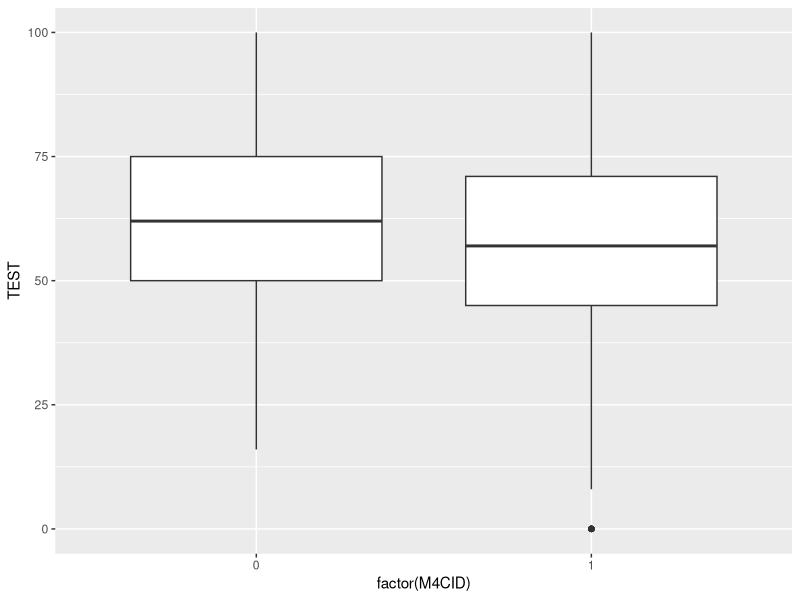
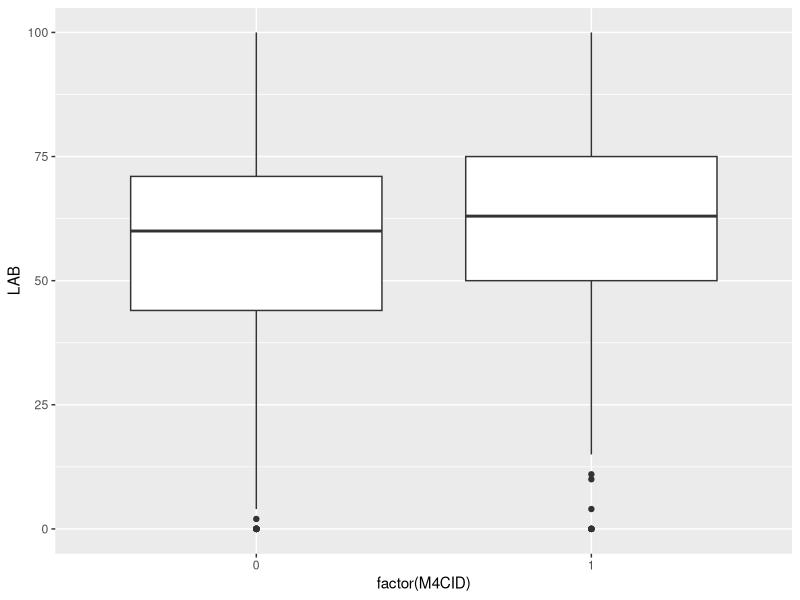
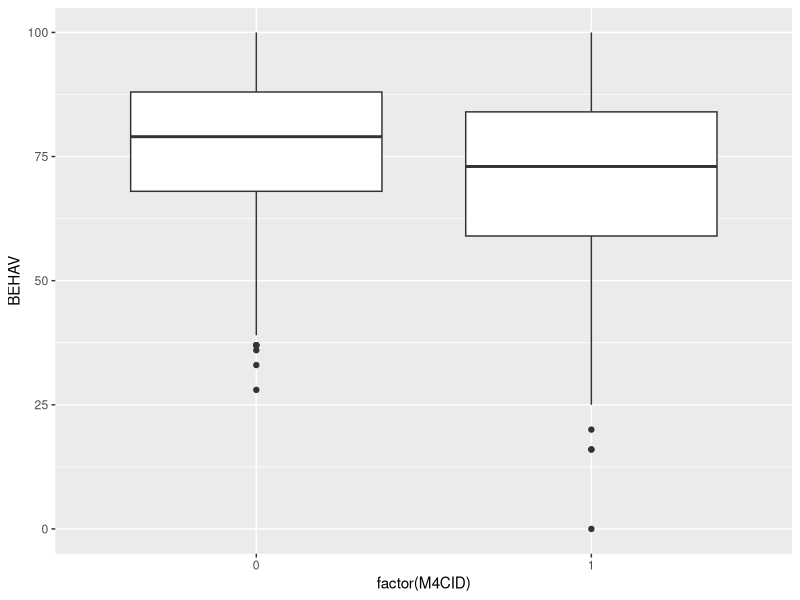
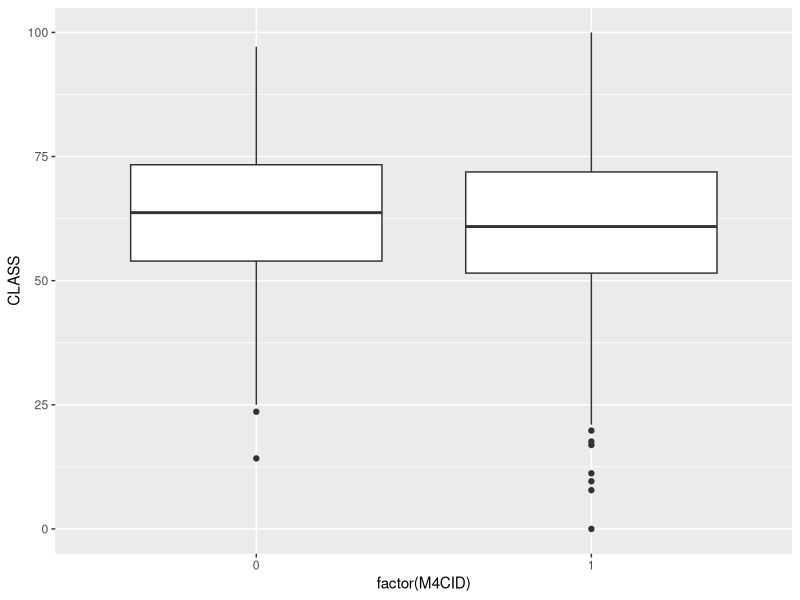
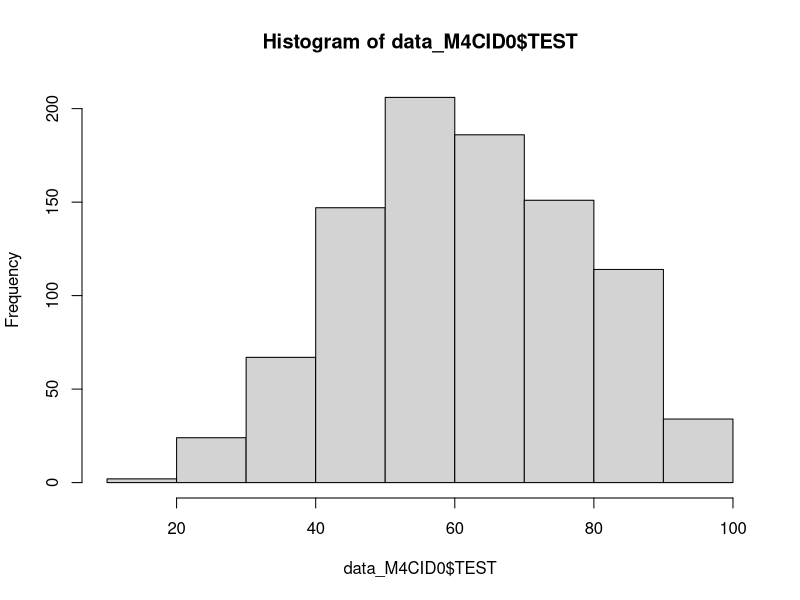
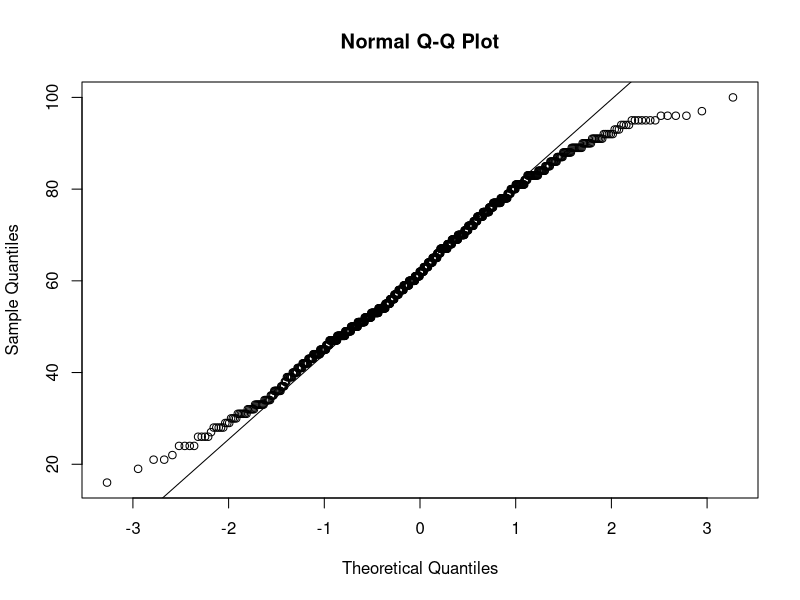
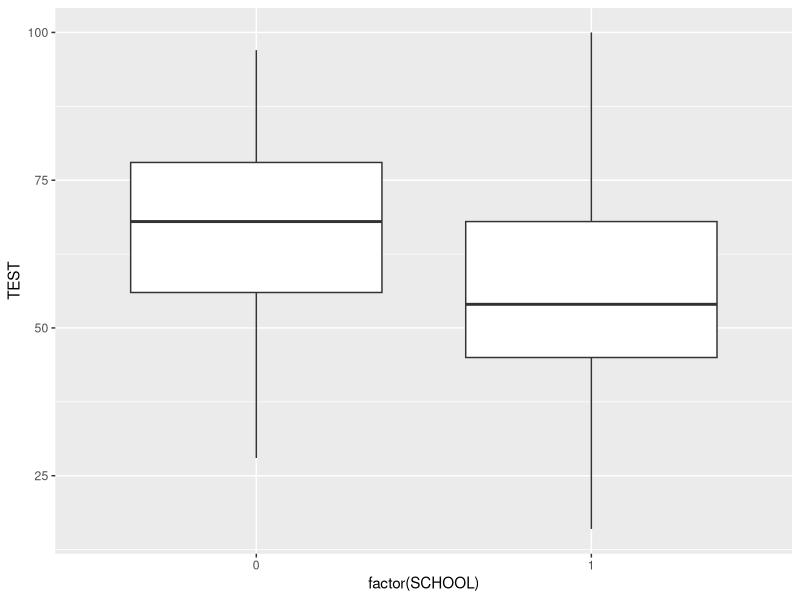
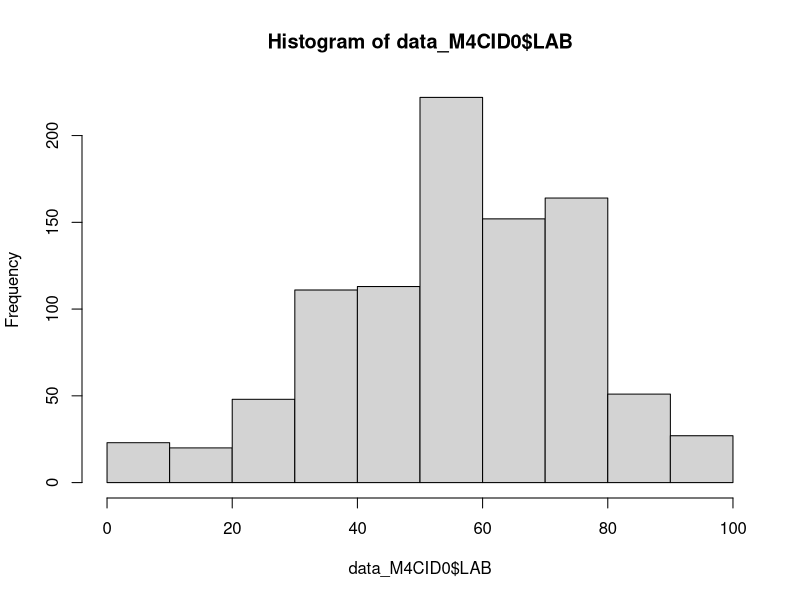

R code for these plots, in order: (Note: this script raises an error after producing the figures.)
#INDEX
# RESULTS - 729
  ## Global Inference - 732
  ## Differences between junior school 0 and 1, without 4CID - 838
  ## school effect - 929
  ## School 1, global sample (include junior high for school 1) - 1023
  ## Computed sample junior with and without 4C/ID, between school 0 and school 1 (with 4C/ID) - 1097
  ## Inference for computed samples
      ### junior differences with and without 4C/ID, between school 0 and school 1 (only with 4C/ID) - 1177
      ### global sample differences with and without 4CID - 1274
  ## Inference junior and junior high, school 1 - 1367
  ## Junior sample for school 1 only - 1492
  ## Inference SCHOOL 1, Grade 7  - 1612
  ## Inference SCHOOL 1, Grade 8 - 1730
  ## Inference SCHOOL 1, Grade 9 -1847
  ## RANK - 1982
  ## GENDER - 2358
# REGRESSION ANALYSIS - 2546
# Regression discontinuity design (RDD) - 2668
# SUMMARY results and observations/notes - 2458
# REFERENCES - 2854

# libraries 
library(dplyr) #work with data frames
#library(tidyverse) #include dplyr
library(ggplot2) # graphs
library(gridExtra) #arrange graphs in rows

# data upload
#Use this step before any of the analysis bellow
#perhaps you need to set your set working directory: setwd: setwd("/Users/novo/Desktop/Doutoramento/GoingInductive")
setwd("/Users/novo/Desktop/Doutoramento/GoingInductivePaper/GoingInductive/DATA")
data<-read.csv("./DATA_4CID_2023.csv") #the date 2023 on this csv file means that the data is used for 2023 paper going indcutive
data<-data %>% mutate(CLASS=0.5*TEST+0.3*LAB+0.2*BEHAV)
colnames(data) <- c("ID","DATE" ,"SCHOOL" ,"GENDER" ,"TEST" ,"LAB" ,"BEHAV" ,"GRADE" ,"M4CID","CLASS")
head(data)
# sample differences between school 0 and school 1
summary(data)

# RESULTS
#Inference (and independency analysis)
#Inference treatment and control group for all sample, no matter which school, 
#for each data variables: TEST, LAB and BEHAV
head(data)
summary(data)

data_M4CID0<-filter(data,M4CID =="0") %>% select(ID, DATE, SCHOOL, GENDER, TEST,LAB, BEHAV, GRADE, CLASS, M4CID)
data_M4CID1<-filter(data,M4CID =="1") %>% select(ID, DATE, SCHOOL, GENDER, TEST,LAB, BEHAV, GRADE, CLASS, M4CID)
length(data_M4CID0$ID)#828
length(data_M4CID1$ID)#586
# Along the way, sample independency will be tested and non normality will be considered

#TEST
## Independency
sample1<-data.frame(sample(data_M4CID0$TEST,500))
sample2<-data.frame(sample(data_M4CID1$TEST,500))
#Kendall correlation test needs same sample length
cor.test(sample1$sample.data_M4CID0.TEST..500.,sample2$sample.data_M4CID1.TEST..500.,method = "kendall")
# Kendall's rank correlation tau
# data:  sample1$sample.data_M4CID0.TEST..500. and sample2$sample.data_M4CID1.TEST..500.
# z = -0.69155, p-value = 0.4892
# alternative hypothesis: true tau is not equal to 0
# sample estimates: tau -0.02102116  
# samples are independent, so its possible to use Wilcoxon inference test
ggplot(data) + geom_boxplot(aes(y=TEST, x=factor(M4CID)))
median(data_M4CID0$TEST)#62
median(data_M4CID1$TEST)#57
wilcox.test(data_M4CID0$TEST,data_M4CID1$TEST,alternative = "greater")
# Wilcoxon rank sum test with continuity correction
# data:  data_M4CID0$TEST and data_M4CID1$TEST
# W = 276677, p-value = 3.314e-06
# alternative hypothesis: true location shift is greater than 0

#LAB
sample1<-data.frame(sample(data_M4CID0$LAB,500))
sample2<-data.frame(sample(data_M4CID1$LAB,500))
#Kendall correlation test
cor.test(sample1$sample.data_M4CID0.LAB..500.,sample2$sample.data_M4CID1.LAB..500.,method = "kendall")
# Kendall's rank correlation tau
# data:  sample1$sample.data_M4CID0.LAB..500. and sample2$sample.data_M4CID1.LAB..500.
# z = 0.78833, p-value = 0.4305
# alternative hypothesis: true tau is not equal to 0
# sample estimates: tau  0.02418545
# samples are independent, so its possible to use Wilcoxon inference test
ggplot(data) + geom_boxplot(aes(y=LAB, x=factor(M4CID)))
median(data_M4CID0$LAB)#60
median(data_M4CID1$LAB)#65
wilcox.test(data_M4CID0$LAB,data_M4CID1$LAB,alternative = "less")
# Wilcoxon rank sum test with continuity correction
# data:  data_M4CID0$LAB and data_M4CID1$LAB
# W = 195470, p-value = 2.265e-10
# alternative hypothesis: true location shift is less than 0

#BEHAV
sample1<-data.frame(sample(data_M4CID0$BEHAV,500))
sample2<-data.frame(sample(data_M4CID1$BEHAV,500))
#Kendall's rank correlation tau
cor.test(sample1$sample.data_M4CID0.BEHAV..500.,sample2$sample.data_M4CID1.BEHAV..500.,method="kendall")
# Kendall's rank correlation tau
# data:  sample1$sample.data_M4CID0.BEHAV..500. and sample2$sample.data_M4CID1.BEHAV..500.
# z = -0.71102, p-value = 0.4771
# alternative hypothesis: true tau is not equal to 0
# sample estimates: tau -0.02170898
# samples are independent, so its possible to use Wilcoxon inference test
ggplot(data) + geom_boxplot(aes(y=BEHAV, x=factor(M4CID)))
median(data_M4CID0$BEHAV)#79
median(data_M4CID1$BEHAV)#76
wilcox.test(data_M4CID0$BEHAV,data_M4CID1$BEHAV,alternative = "greater")
# Wilcoxon rank sum test with continuity correction
# data:  data_M4CID0$BEHAV and data_M4CID1$BEHAV
# W = 268902, p-value = 0.000253
# alternative hypothesis: true location shift is greater than 0

#CLASS
sample1<-data.frame(sample(data_M4CID0$CLASS,500))
sample2<-data.frame(sample(data_M4CID1$CLASS,500))
#Kendall correlation test
cor.test(sample1$sample.data_M4CID0.CLASS..500.,sample2$sample.data_M4CID1.CLASS..500., method="kendall")
# Kendall's rank correlation tau
# data:  sample1$sample.data_M4CID0.CLASS..500. and sample2$sample.data_M4CID1.CLASS..500.
# z = 0.8145, p-value = 0.4154
# alternative hypothesis: true tau is not equal to 0
# sample estimates:tau 0.02440767  
# samples are independent, so its possible to use Wilcoxon inference test
ggplot(data) + geom_boxplot(aes(y=CLASS, x=factor(M4CID)))
median(data_M4CID0$CLASS)#64
median(data_M4CID1$CLASS)#62
wilcox.test(data_M4CID0$CLASS,data_M4CID1$CLASS,alternative = "greater")
# Wilcoxon rank sum test with continuity correction
# data:  data_M4CID0$CLASS and data_M4CID1$CLASS
# W = 252126, p-value = 0.104
# alternative hypothesis: true location shift is greater than 0

# Conclusion
# Samples are independent and not normal, which implies Wilcoxon inference non-parametric test
# for the global TEST and BEHAV, negative 4CID effect
# no effect for CLASS variable;
# LAB variable, positive effect

#Table ???: independency and Wilcoxon rank sum test with continuity correction

#Hypothesis: does the patterns showed in the last graphs where there was a negative bump during the transition to the second 
#between the schools showed earlier in the graphs should be considered?
#Is there a school effect on the results?
#should the data between schools in the same 4CID conditions 0 be assessed? yes,
#but only the junior school should be compared
#we should use the CLASS to study the differences between schools and not the other
#variables; if we use the variable because it is a math relation qith the others
# just with class variable

#Inference for the differences in schools (control group), without 4CID, for each variable: TEST, LAB, BEHAV and CLASS
## DATA
summary(data)
data_M4CID0<-filter(data,data$M4CID=="0")  %>% select(ID, DATE, SCHOOL, GENDER, TEST,LAB, BEHAV, GRADE, CLASS, M4CID)
summary(data_M4CID0)
length(which(data_M4CID0$SCHOOL=="0"))#476 entrances
length(which(data_M4CID0$SCHOOL=="1"))#352 entrances

data_M4CID0_SCHOOL0 <- filter(data,SCHOOL == "0") %>% select(ID, DATE, SCHOOL, GENDER, TEST,LAB, BEHAV, GRADE, CLASS, M4CID)
data_M4CID0_SCHOOL1 <- filter(data,M4CID=="0" & SCHOOL == "1") %>% select(ID, DATE, SCHOOL, GENDER, TEST,LAB, BEHAV, GRADE, CLASS, M4CID)
summary(data_M4CID0_SCHOOL0)
summary(data_M4CID0_SCHOOL1)

# TEST
# Normality
hist(data_M4CID0$TEST)
qqnorm(data_M4CID0$TEST)
qqline(data_M4CID0$TEST)
ks.test(data_M4CID0$TEST,dnorm(mean(data_M4CID0$TEST),sd(data_M4CID0$TEST)))
# Exact two-sample Kolmogorov-Smirnov test
# data:  data_M4CID0$TEST and dnorm(mean(data_M4CID0$TEST), sd(data_M4CID0$TEST))
# D = 1, p-value = 0.002413
# alternative hypothesis: two-sided
shapiro.test(data_M4CID0$TEST)
# Shapiro-Wilk normality test
# data:  data_M4CID0$TEST
# W = 0.98967, p-value = 1.442e-05
# p-value << 0,05 so, conclusion: not normal
# The independency is not measured because we are talking about two different schools in different towns
ggplot(data_M4CID0) + geom_boxplot(aes(y=TEST, x=factor(SCHOOL)))
median(data_M4CID0_SCHOOL0$TEST)#68
median(data_M4CID0_SCHOOL1$TEST)#54
wilcox.test(data_M4CID0_SCHOOL0$TEST,data_M4CID0_SCHOOL1$TEST,alternative = "greater")
# Wilcoxon rank sum test with continuity correction
# data:  data_M4CID0_SCHOOL0$TEST and data_M4CID0_SCHOOL1$TEST
# W = 117771, p-value < 2.2e-16
# alternative hypothesis: true location shift is greater than 0

# LAB
hist(data_M4CID0$LAB)
qqnorm(data_M4CID0$LAB)
qqline(data_M4CID0$LAB)
ks.test(data_M4CID0$LAB,dnorm(mean(data_M4CID0$LAB),sd(data_M4CID0$LAB)))
# Exact two-sample Kolmogorov-Smirnov test
# data:  data_M4CID0$LAB and dnorm(mean(data_M4CID0$LAB), sd(data_M4CID0$LAB))
# D = 0.98309, p-value = 0.03619
# alternative hypothesis: two-sided
shapiro.test(data_M4CID0$LAB)
# Shapiro-Wilk normality test
# data:  data_M4CID0$LAB
# W = 0.97381, p-value = 4.944e-11
#p-value << 0,05 so, conclusion: not normal
ggplot(data_M4CID0) + geom_boxplot(aes(y=LAB, x=factor(SCHOOL)))
median(data_M4CID0_SCHOOL0$LAB)#62
median(data_M4CID0_SCHOOL1$LAB)#51
wilcox.test(data_M4CID0_SCHOOL0$LAB,data_M4CID0_SCHOOL1$LAB,alternative = "greater")
# Wilcoxon rank sum test with continuity correction
# data:  data_M4CID0_SCHOOL0$LAB and data_M4CID0_SCHOOL1$LAB
# W = 112552, p-value < 2.2e-16
# alternative hypothesis: true location shift is greater than 0

# BEHAV
hist(data_M4CID0$BEHAV)
qqnorm(data_M4CID0$BEHAV)
qqline(data_M4CID0$BEHAV)
ks.test(data_M4CID0$BEHAV,dnorm(mean(data_M4CID0$BEHAV),sd(data_M4CID0$BEHAV)))
# Exact two-sample Kolmogorov-Smirnov test
# data:  data_M4CID0$BEHAV and dnorm(mean(data_M4CID0$BEHAV), sd(data_M4CID0$BEHAV))
# D = 1, p-value = 0.001206
# alternative hypothesis: two-sided
shapiro.test(data_M4CID0$BEHAV)
# Shapiro-Wilk normality test
# data:  data_M4CID0$BEHAV
# W = 0.97675, p-value = 3.278e-10
# p-vaue << 0,05, so conclusion: not normal
ggplot(data_M4CID0) + geom_boxplot(aes(y=BEHAV, x=factor(SCHOOL)))
median(data_M4CID0_SCHOOL0$BEHAV)#77
median(data_M4CID0_SCHOOL1$BEHAV)#80
wilcox.test(data_M4CID0_SCHOOL0$BEHAV,data_M4CID0_SCHOOL1$BEHAV,alternative = "less")
# Wilcoxon rank sum test with continuity correction
# data:  data_M4CID0_SCHOOL0$BEHAV and data_M4CID0_SCHOOL1$BEHAV
# W = 70972, p-value = 8.34e-05
# alternative hypothesis: true location shift is less than 0

# CLASS
hist(data_M4CID0$CLASS)
qqnorm(data_M4CID0$CLASS)
qqline(data_M4CID0$CLASS)
ks.test(data_M4CID0$CLASS,dnorm(mean(data_M4CID0$CLASS),sd(data_M4CID0$CLASS)))
# Exact two-sample Kolmogorov-Smirnov test
# data:  data_M4CID0$CLASS and dnorm(mean(data_M4CID0$CLASS), sd(data_M4CID0$CLASS))
# D = 1, p-value = 0.002413
# alternative hypothesis: two-sided

shapiro.test(data_M4CID0$CLASS)
# Shapiro-Wilk normality test
# data:  data_M4CID0$CLASS
# W = 0.99571, p-value = 0.02136
#p-value < 0,05, so conclusion: not normal
ggplot(data_M4CID0) + geom_boxplot(aes(y=CLASS, x=factor(SCHOOL)))
median(data_M4CID0_SCHOOL0$CLASS)#69
median(data_M4CID0_SCHOOL1$CLASS)#58
wilcox.test(data_M4CID0_SCHOOL0$CLASS,data_M4CID0_SCHOOL1$CLASS,alternative = "greater")
# Wilcoxon rank sum test with continuity correction
# data:  data_M4CID0_SCHOOL0$CLASS and data_M4CID0_SCHOOL1$CLASS
# W = 115938, p-value < 2.2e-16
# alternative hypothesis: true location shift is greater than 0

# table 10 : Inference for the differences in school

# Conclusion
# Variable TEST, LAB, CLASS greater in school 0 then in school 1
# Variable BEHAV is less for the School 0 then in the school 1
# So, this pivotal moment, take this research to consider that 
#there is a school effect, that biased all variables, in the negative way except
#for the BEHAV variable, in the positive way for school 1. So this is going to be restricted to school 1:
# it is considered an analysis for the school 1 as a global data sample,
# and an analysis only at the junior level in school 1. Secondary school wil 
#not be analized because there is no scondary sample with no 4CID.  

## school effect

# calculus
summary(data)
data_SCHOOL0<-filter(data,SCHOOL=="0")  %>% select(ID, DATE, SCHOOL, GENDER, TEST,LAB, BEHAV, GRADE, CLASS, M4CID)
data_JUNIOR_SCHOOL1_M4CID0<-filter(data,GRADE<="2",SCHOOL=="1",M4CID=="0")  %>% select(ID, DATE, SCHOOL, GENDER, TEST,LAB, BEHAV, GRADE, CLASS, M4CID)
dif_mean_TEST <- mean(data_SCHOOL0$TEST)-mean(data_JUNIOR_SCHOOL1_M4CID0$TEST)
dif_median_TEST <- median(data_SCHOOL0$TEST)-median(data_JUNIOR_SCHOOL1_M4CID0$TEST)
dif_mean_TEST
dif_median_TEST
dif_mean_LAB <- mean(data_SCHOOL0$LAB)-mean(data_JUNIOR_SCHOOL1_M4CID0$LAB)
dif_median_LAB <- median(data_SCHOOL0$LAB)-median(data_JUNIOR_SCHOOL1_M4CID0$LAB)
dif_mean_LAB
dif_median_LAB
dif_mean_BEHAV <- mean(data_SCHOOL0$BEHAV)-mean(data_JUNIOR_SCHOOL1_M4CID0$BEHAV)
dif_median_BEHAV <- median(data_SCHOOL0$BEHAV)-median(data_JUNIOR_SCHOOL1_M4CID0$BEHAV)
dif_mean_BEHAV
dif_median_BEHAV
dif_mean_CLASS <- mean(data_SCHOOL0$CLASS)-mean(data_JUNIOR_SCHOOL1_M4CID0$CLASS)
dif_median_CLASS <- median(data_SCHOOL0$CLASS)-median(data_JUNIOR_SCHOOL1_M4CID0$CLASS)
dif_mean_CLASS
dif_median_CLASS

# table 11 : computed school differences for the junior sample school 0 and 1 without 4C/ID methodology

# prepararing the sample to take into account the differences; in the case of TEST, LAB and CLASS, it will
#be added to the sample of school 1 the differences computed in this variables. In the case of the variable BEHAV, 
# it will be added to school 0, in order to not create negative numbers, consequently, to keep the variables between 0 and 100;

# sample with only junior grade for both schools
# In this sample, variables will be added with the differences computed before in order
# to acess if the two sample are from the same distribution: confrmation after school effect: are the same?
data_junior<-filter(data,GRADE <= "2") %>% select(ID,GENDER,M4CID,GRADE,SCHOOL,TEST,LAB, BEHAV, CLASS)
data_junior_computed<-filter(data,GRADE <= "2") %>% select(ID,GENDER,M4CID,GRADE,SCHOOL,TEST,LAB, BEHAV, CLASS)
# add to school 1
data_junior_computed$TEST<-ifelse(data_junior$SCHOOL=="1",data_junior$TEST+dif_mean_TEST,data_junior_computed$TEST)
data_junior_computed$LAB<-ifelse(data_junior$SCHOOL=="1",data_junior$LAB+dif_mean_LAB,data_junior_computed$LAB)
data_junior_computed$CLASS<-ifelse(data_junior$SCHOOL=="1",data_junior$CLASS+dif_mean_CLASS,data_junior_computed$CLASS)
data_junior_computed$BEHAV<-ifelse(data_junior$SCHOOL=="1",data_junior$BEHAV+dif_mean_BEHAV,data_junior_computed$BEHAV)
summary(data)
summary(data_junior)
summary(data_junior_computed)
# NOTE: the values of TEST, LAB and CLASS are over 100%: I think its not a problem because tehre is a need to compare
# the change: there is no limitation to 100% for the inference analysis: DOUBT/DISCUSSION!?!?!?!

#compare data_junior_computed
#compare samples after the computation explained just now:
#data_JUNIOR_SCHOOL0 and data_junior_computed_SCHOOL1_M4CID0: are they from the same distribution?
data_SCHOOL0<-filter(data,SCHOOL=="0") %>% select(ID,GENDER,BEHAV,M4CID,SCHOOL,GRADE,TEST,LAB, CLASS)
data_junior_computed_SCHOOL1_M4CID0<-filter(data_junior_computed,GRADE <= "2" & M4CID =="0" & SCHOOL=="1") %>% select(ID,GENDER,BEHAV,M4CID,SCHOOL,GRADE,TEST,LAB, CLASS)
summary(data_SCHOOL0)
summary(data_junior_computed_SCHOOL1_M4CID0)

length(data_SCHOOL0$ID)#476
length(data_junior_computed_SCHOOL1_M4CID0$ID)#318

#TEST
median(data_SCHOOL0$TEST)#68
median(data_junior_computed_SCHOOL1_M4CID0$TEST)#66
wilcox.test(data_SCHOOL0$TEST,data_junior_computed_SCHOOL1_M4CID0$TEST,alternative = "two.sided")
# Wilcoxon rank sum test with continuity correction
# data:  data_SCHOOL0$TEST and data_junior_computed_SCHOOL1_M4CID0$TEST
# W = 78009, p-value = 0.4629
# alternative hypothesis: true location shift is not equal to 0

#LAB
median(data_SCHOOL0$LAB)#62
median(data_junior_computed_SCHOOL1_M4CID0$LAB)#64
wilcox.test(data_SCHOOL0$LAB,data_junior_computed_SCHOOL1_M4CID0$LAB,alternative = "two.sided")
# Wilcoxon rank sum test with continuity correction
# data:  data_SCHOOL0$LAB and data_junior_computed_SCHOOL1_M4CID0$LAB
# W = 75615, p-value = 0.9827
# alternative hypothesis: true location shift is not equal to 0

#BEHAV
median(data_SCHOOL0$BEHAV)#77
median(data_junior_computed_SCHOOL1_M4CID0$BEHAV)#78
hist(data_SCHOOL0$BEHAV)
hist(data_junior_computed_SCHOOL1_M4CID0$BEHAV)
wilcox.test(data_SCHOOL0$BEHAV,data_junior_computed_SCHOOL1_M4CID0$BEHAV,alternative = "two.sided")
# Wilcoxon rank sum test with continuity correction
# data:  data_SCHOOL0$BEHAV and data_junior_computed_SCHOOL1_M4CID0$BEHAV
# W = 74502, p-value = 0.709
# alternative hypothesis: true location shift is not equal to 0

#CLASS
median(data_SCHOOL0$CLASS)#69
median(data_junior_computed_SCHOOL1_M4CID0$CLASS)#67
wilcox.test(data_SCHOOL0$CLASS,data_junior_computed_SCHOOL1_M4CID0$CLASS,alternative = "two.sided")
# Wilcoxon rank sum test with continuity correction
# data:  data_SCHOOL0$CLASS and data_junior_computed_SCHOOL1_M4CID0$CLASS
# W = 77022, p-value = 0.6728
# alternative hypothesis: true location shift is not equal to 0

#Conclusion: yes, they are from the same sample distribution

# Inference for all sample with school effect
data_computed <- data
data_computed$TEST<-ifelse(data_computed$SCHOOL=="1",data_computed$TEST+dif_mean_TEST,data_computed$TEST)
data_computed$LAB<-ifelse(data_computed$SCHOOL=="1",data_computed$LAB+dif_mean_LAB,data_computed$LAB)
data_computed$CLASS<-ifelse(data_computed$SCHOOL=="1",data_computed$CLASS+dif_mean_CLASS,data_computed$CLASS)
data_computed$BEHAV<-ifelse(data_computed$SCHOOL=="1",data_computed$BEHAV+dif_mean_BEHAV,data_computed$BEHAV)

data_computed_M4CID0<-filter(data_computed,M4CID =="0") %>% select(ID,GENDER,BEHAV,M4CID,SCHOOL,GRADE,TEST,LAB, CLASS)
data_computed_M4CID1<-filter(data_computed,M4CID =="1") %>% select(ID,GENDER,BEHAV,M4CID,SCHOOL,GRADE,TEST,LAB, CLASS)
length(data_computed_M4CID0$ID)#828
length(data_computed_M4CID1$ID)#586

#TEST
summary(data_computed)
hist(data_computed$TEST)
qqnorm(data_computed$TEST)
qqline(data_computed$TEST)
ks.test(data_computed$TEST,dnorm(mean(data_computed$TEST),sd(data_computed$TEST)))
#Exact two-sample Kolmogorov-Smirnov test
# data:  data_computed$TEST and dnorm(mean(data_computed$TEST), sd(data_computed$TEST))
# D = 1, p-value = 0.0007067
# alternative hypothesis: two-sided
shapiro.test(data_computed$TEST)
# Shapiro-Wilk normality test
# data:  data_computed$TEST
# W = 0.99565, p-value = 0.0004377
#conclusion: not normal
sample1<-data.frame(sample(data_computed_M4CID0$TEST,500))
sample2<-data.frame(sample(data_computed_M4CID1$TEST,500))
#For Kendall, samples need to have the same length
cor.test(sample1$sample.data_computed_M4CID0.TEST..500.,sample2$sample.data_computed_M4CID1.TEST..500.,method="kendall")
# Kendall's rank correlation tau
# data:  sample1$sample.data_computed_M4CID0.TEST..500. and sample2$sample.data_computed_M4CID1.TEST..500.
# z = -0.85793, p-value = 0.3909
# alternative hypothesis: true tau is not equal to 0
# sample estimates: tau -0.02599663 
# sample independent
ggplot(data_computed) + geom_boxplot(aes(y=TEST, x=factor(M4CID)))
median(data_computed_M4CID0$TEST)#67
median(data_computed_M4CID1$TEST)#69
wilcox.test(data_computed_M4CID0$TEST,data_computed_M4CID1$TEST,alternative = "less")
# Wilcoxon rank sum test with continuity correction
# data:  data_computed_M4CID0$TEST and data_computed_M4CID1$TEST
# W = 223254, p-value = 0.005261
# alternative hypothesis: true location shift is less than 0

#LAB
summary(data_computed)
hist(data_computed$LAB)
qqnorm(data_computed$LAB)
qqline(data_computed$LAB)
ks.test(data_computed$LAB,dnorm(mean(data_computed$LAB),sd(data_computed$LAB)))
#Exact two-sample Kolmogorov-Smirnov test
# data:  data_computed$TEST and dnorm(mean(data_computed$TEST), sd(data_computed$TEST))
# D = 1, p-value = 0.0007067
# alternative hypothesis: two-sided
shapiro.test(data_computed$LAB)
# Shapiro-Wilk normality test
# data:  data_computed$LAB
# W = 0.98723, p-value = 8.131e-10
#conclusion: not normal
sample1<-data.frame(sample(data_computed_M4CID0$LAB,500))
sample2<-data.frame(sample(data_computed_M4CID1$LAB,500))
#For Kendall, samples need to have the same length
cor.test(sample1$sample.data_computed_M4CID0.LAB..500.,sample2$sample.data_computed_M4CID1.LAB..500.,method="kendall")
# Kendall's rank correlation tau
# data:  sample1$sample.data_computed_M4CID0.LAB..500. and sample2$sample.data_computed_M4CID1.LAB..500.
# z = 0.12712, p-value = 0.8988
# alternative hypothesis: true tau is not equal to 0
# sample estimates: tau 0.003875564
# sample independent
ggplot(data_computed) + geom_boxplot(aes(y=LAB, x=factor(M4CID)))
median(data_computed_M4CID0$LAB)#63
median(data_computed_M4CID1$LAB)#78
wilcox.test(data_computed_M4CID0$LAB,data_computed_M4CID1$LAB,alternative = "less")
# Wilcoxon rank sum test with continuity correction
# data:  data_computed_M4CID0$LAB and data_computed_M4CID1$LAB
# W = 140102, p-value < 2.2e-16
# alternative hypothesis: true location shift is less than 0

#BEHAV
summary(data_computed)
hist(data_computed$BEHAV)
qqnorm(data_computed$BEHAV)
qqline(data_computed$BEHAV)
ks.test(data_computed$BEHAV,dnorm(mean(data_computed$BEHAV),sd(data_computed$BEHAV)))
#Exact two-sample Kolmogorov-Smirnov test
# data:  data_computed$TEST and dnorm(mean(data_computed$TEST), sd(data_computed$TEST))
# D = 1, p-value = 0.0007067
# alternative hypothesis: two-sided
shapiro.test(data_computed$BEHAV)
# Shapiro-Wilk normality test
# data:  data_computed$BEHAV
# W = 0.97601, p-value = 1.333e-14
#conclusion: not normal
sample1<-data.frame(sample(data_computed_M4CID0$BEHAV,500))
sample2<-data.frame(sample(data_computed_M4CID1$BEHAV,500))
#For Kendall, samples need to have the same length
cor.test(sample1$sample.data_computed_M4CID0.BEHAV..500.,sample2$sample.data_computed_M4CID1.BEHAV..500.,method="kendall")
# Kendall's rank correlation tau
# data:  sample1$sample.data_computed_M4CID0.BEHAV..500. and sample2$sample.data_computed_M4CID1.BEHAV..500.
# z = 0.3849, p-value = 0.7003
# alternative hypothesis: true tau is not equal to 0
# sample estimates: tau 0.01169047  
# sample independent
ggplot(data_computed) + geom_boxplot(aes(y=BEHAV, x=factor(M4CID)))
median(data_computed_M4CID0$BEHAV)#77
median(data_computed_M4CID1$BEHAV)#73
wilcox.test(data_computed_M4CID0$BEHAV,data_computed_M4CID1$BEHAV,alternative = "greater")
# Wilcoxon rank sum test with continuity correction
# data:  data_computed_M4CID0$BEHAV and data_computed_M4CID1$BEHAV
# W = 287377, p-value = 1.613e-09
# alternative hypothesis: true location shift is greater than 0

#CLASS
summary(data_computed)
hist(data_computed$CLASS)
qqnorm(data_computed$CLASS)
qqline(data_computed$CLASS)
ks.test(data_computed$CLASS,dnorm(mean(data_computed$CLASS),sd(data_computed$CLASS)))
#Exact two-sample Kolmogorov-Smirnov test
# data:  data_computed$CLASS and dnorm(mean(data_computed$CLASS), sd(data_computed$CLASS))
# D = 1, p-value = 0.001413
# alternative hypothesis: two-sided
shapiro.test(data_computed$CLASS)
# Shapiro-Wilk normality test
# data:  data_computed$CLASS
# W = 0.99646, p-value = 0.002478
#conclusion: not normal
sample1<-data.frame(sample(data_computed_M4CID0$CLASS,500))
sample2<-data.frame(sample(data_computed_M4CID1$CLASS,500))
#For Kendall, samples need to have the same length
cor.test(sample1$sample.data_computed_M4CID0.CLASS..500.,sample2$sample.data_computed_M4CID1.CLASS..500.,method="kendall")
# Kendall's rank correlation tau
# data:  sample1$sample.data_computed_M4CID0.CLASS..500. and sample2$sample.data_computed_M4CID1.CLASS..500.
# z = 0.37135, p-value = 0.7104
# alternative hypothesis: true tau is not equal to 0
# sample estimates: tau 0.01112458
# sample independent
ggplot(data_computed) + geom_boxplot(aes(y=CLASS, x=factor(M4CID)))
median(data_computed_M4CID0$CLASS)#68
median(data_computed_M4CID1$CLASS)#71
wilcox.test(data_computed_M4CID0$CLASS,data_computed_M4CID1$CLASS,alternative = "less")
# Wilcoxon rank sum test with continuity correction
# data:  data_computed_M4CID0$CLASS and data_computed_M4CID1$CLASS
# W = 199597, p-value = 6.514e-09
# alternative hypothesis: true location shift is less than 0

# conclusion
# TEST, LAB, CLASS positive effect;´
# BEHAV negative;

# Inference for computed junior treatment effect with school effect
data_junior_computed<-filter(data,GRADE <= "2") %>% select(ID,GENDER,BEHAV,M4CID,SCHOOL,GRADE,TEST,LAB, CLASS)

data_junior_computed$TEST<-ifelse(data_junior_computed$SCHOOL=="1",data_junior_computed$TEST+dif_mean_TEST,data_junior_computed$TEST)
data_junior_computed$LAB<-ifelse(data_junior_computed$SCHOOL=="1",data_junior_computed$LAB+dif_mean_LAB,data_junior_computed$LAB)
data_junior_computed$CLASS<-ifelse(data_junior_computed$SCHOOL=="1",data_junior_computed$CLASS+dif_mean_CLASS,data_junior_computed$CLASS)
data_junior_computed$BEHAV<-ifelse(data_junior_computed$SCHOOL=="1",data_junior_computed$BEHAV+dif_mean_BEHAV,data_junior_computed$BEHAV)

data_junior_computed_M4CID0<-filter(data_junior_computed,GRADE <= "2" & M4CID =="0") %>% select(ID,GENDER,BEHAV,M4CID,SCHOOL,GRADE,TEST,LAB, CLASS)
data_junior_computed_M4CID1<-filter(data_junior_computed,GRADE <= "2" & M4CID =="1") %>% select(ID,GENDER,BEHAV,M4CID,SCHOOL,GRADE,TEST,LAB, CLASS)
length(data_junior_computed_M4CID0$ID)#794
length(data_junior_computed_M4CID1$ID)#365

#TEST
summary(data_junior_computed)
hist(data_junior_computed$TEST)
qqnorm(data_junior_computed$TEST)
qqline(data_junior_computed$TEST)
ks.test(data_junior_computed$TEST,dnorm(mean(data_junior_computed$TEST),sd(data_junior_computed$TEST)))
# Exact two-sample Kolmogorov-Smirnov test
# data:  data_junior_computed$TEST and dnorm(mean(data_junior_computed$TEST), sd(data_junior_computed$TEST))
# D = 1, p-value = 0.001724
# alternative hypothesis: two-sided
shapiro.test(data_junior_computed$TEST)
# Shapiro-Wilk normality test
# data:  data_junior_computed$TEST
# W = 0.99472, p-value = 0.0004287
#conclusion: not normal and the samples are indedependent considering that they are from differents schools
ggplot(data_junior_computed) + geom_boxplot(aes(y=TEST, x=factor(M4CID)))#NOTE: this is exactly the same sample infered next because it contains data from SCHOOL1 and M4CID0
median(data_junior_computed_M4CID0$TEST)#67
median(data_junior_computed_M4CID1$TEST)#70
wilcox.test(data_junior_computed_M4CID0$TEST,data_junior_computed_M4CID1$TEST,alternative = "less")
# Wilcoxon rank sum test with continuity correction
# data:  data_junior_computed_M4CID0$TEST and data_junior_computed_M4CID1$TEST
# W = 127454, p-value = 0.0004884
# alternative hypothesis: true location shift is less than 0

#LAB
summary(data_junior_computed)
hist(data_junior_computed$LAB)
qqnorm(data_junior_computed$LAB)
qqline(data_junior_computed$LAB)
ks.test(data_junior_computed$LAB,dnorm(mean(data_junior_computed$LAB),sd(data_junior_computed$LAB)))
# Exact two-sample Kolmogorov-Smirnov test
# data:  data_junior_computed$LAB and dnorm(mean(data_junior_computed$LAB), sd(data_junior_computed$LAB))
# D = 1, p-value = 0.001724
# alternative hypothesis: two-sided
shapiro.test(data_junior_computed$LAB)
# Shapiro-Wilk normality test
# data:  data_junior_computed$LAB
# W = 0.98666, p-value = 8.433e-09

#conclusion: not normal and the samples are indedependent considering that they are from differents schools
ggplot(data_junior_computed) + geom_boxplot(aes(y=LAB, x=factor(M4CID)))#NOTE: this is exactly the same sample infered next because it contains data from SCHOOL1 and M4CID0
median(data_junior_computed_M4CID0$LAB)#63
median(data_junior_computed_M4CID1$LAB)#79
wilcox.test(data_junior_computed_M4CID0$LAB,data_junior_computed_M4CID1$LAB,alternative = "less")
# Wilcoxon rank sum test with continuity correction
# data:  data_junior_computed_M4CID0$LAB and data_junior_computed_M4CID1$LAB
# W = 77643, p-value < 2.2e-16
# alternative hypothesis: true location shift is less than 0

#BEHAV
summary(data_junior_computed)
hist(data_junior_computed$BEHAV)
qqnorm(data_junior_computed$BEHAV)
qqline(data_junior_computed$BEHAV)
ks.test(data_junior_computed$BEHAV,dnorm(mean(data_junior_computed$BEHAV),sd(data_junior_computed$BEHAV)))
# Exact two-sample Kolmogorov-Smirnov test
# data:  data_junior_computed$BEHAV and dnorm(mean(data_junior_computed$BEHAV), sd(data_junior_computed$BEHAV))
# D = 1, p-value = 0.0008621
# alternative hypothesis: two-sided
shapiro.test(data_junior_computed$LAB)
# Shapiro-Wilk normality test
# data:  data_junior_computed$LAB
# W = 0.98666, p-value = 8.433e-09
#conclusion: not normal and the samples are indedependent considering that they are from differents schools
ggplot(data_junior_computed) + geom_boxplot(aes(y=BEHAV, x=factor(M4CID)))#NOTE: this is exactly the same sample infered next because it contains data from SCHOOL1 and M4CID0
median(data_junior_computed_M4CID0$BEHAV)#77
median(data_junior_computed_M4CID1$BEHAV)#73
wilcox.test(data_junior_computed_M4CID0$BEHAV,data_junior_computed_M4CID1$BEHAV,alternative = "greater")
# Wilcoxon rank sum test with continuity correction
# data:  data_junior_computed_M4CID0$BEHAV and data_junior_computed_M4CID1$BEHAV
# W = 165710, p-value = 4.228e-05
# alternative hypothesis: true location shift is greater than 0

#CLASS
summary(data_junior_computed)
hist(data_junior_computed$CLASS)
qqnorm(data_junior_computed$CLASS)
qqline(data_junior_computed$CLASS)
ks.test(data_junior_computed$CLASS,dnorm(mean(data_junior_computed$CLASS),sd(data_junior_computed$CLASS)))
# Exact two-sample Kolmogorov-Smirnov test
# data:  data_junior_computed$CLASS and dnorm(mean(data_junior_computed$CLASS), sd(data_junior_computed$CLASS))
# D = 1, p-value = 0.001724
# alternative hypothesis: two-sided
shapiro.test(data_junior_computed$LAB)
# Shapiro-Wilk normality test
# data:  data_junior_computed$LAB
# W = 0.98666, p-value = 8.433e-09
#conclusion: not normal and the samples are indedependent considering that they are from differents schools
ggplot(data_junior_computed) + geom_boxplot(aes(y=CLASS, x=factor(M4CID)))#NOTE: this is exactly the same sample infered next because it contains data from SCHOOL1 and M4CID0
median(data_junior_computed_M4CID0$CLASS)#68
median(data_junior_computed_M4CID1$CLASS)#72
wilcox.test(data_junior_computed_M4CID0$CLASS,data_junior_computed_M4CID1$CLASS,alternative = "less")
# Wilcoxon rank sum test with continuity correction
# data:  data_junior_computed_M4CID0$CLASS and data_junior_computed_M4CID1$CLASS
# W = 112527, p-value = 4.763e-10
# alternative hypothesis: true location shift is less than 0

# Inference for computed junior treatment effect with school effect
# conclusion
# negative on BEHAV
# Positive effect for LAB, TEST and CLASS

# Inference for treatment effect all sample, excluding School 1 with no 4C/ID
# use the calculus about the computed differences already made 
data_computed<-filter(data,SCHOOL == "0" | (SCHOOL == "1" & M4CID == "1")) %>% select(ID,GENDER,M4CID,GRADE,SCHOOL,TEST,LAB, BEHAV, CLASS)

# add to school 1
data_computed$TEST<-ifelse(data_computed$M4CID==1,data_computed$TEST+dif_mean_TEST,data_computed$TEST)
data_computed$LAB<-ifelse(data_computed$M4CID==1,data_computed$LAB+dif_mean_LAB,data_computed$LAB)
data_computed$CLASS<-ifelse(data_computed$M4CID==1,data_computed$CLASS+dif_mean_CLASS,data_computed$CLASS)
data_computed$BEHAV<-ifelse(data_computed$M4CID==1,data_computed$BEHAV+dif_mean_BEHAV,data_computed$BEHAV)

data_computed_SCHOOL0_M4CID0<-filter(data_computed,SCHOOL == "0" & M4CID == "0") %>% select(ID,GENDER,M4CID,GRADE,SCHOOL,TEST,LAB, BEHAV, CLASS)
data_computed_SCHOOL1_M4CID1<-filter(data_computed,SCHOOL == "1" & M4CID == "1") %>% select(ID,GENDER,M4CID,GRADE,SCHOOL,TEST,LAB, BEHAV, CLASS)

length(data_computed_SCHOOL0_M4CID0$ID)#476
length(data_computed_SCHOOL1_M4CID1$ID)#586

#TEST
summary(data_computed)
hist(data_computed$TEST)
qqnorm(data_computed$TEST)
qqline(data_computed$TEST)
ks.test(data_computed$TEST,dnorm(mean(data_computed$TEST),sd(data_computed$TEST)))
# Exact two-sample Kolmogorov-Smirnov test
# data:  data_computed$TEST and dnorm(mean(data_computed$TEST), sd(data_computed$TEST))
# D = 1, p-value = 0.001881
# alternative hypothesis: two-sided
shapiro.test(data_computed$TEST)
# Shapiro-Wilk normality test
# data:  data_computed$TEST
# W = 0.99582, p-value = 0.005493
#conclusion: not normal
ggplot(data_computed) + geom_boxplot(aes(y=TEST, x=factor(M4CID)))
median(data_computed_SCHOOL0_M4CID0$TEST)#68
median(data_computed_SCHOOL1_M4CID1$TEST)#69
wilcox.test(data_computed_SCHOOL0_M4CID0$TEST,data_computed_SCHOOL1_M4CID1$TEST,alternative = "less")
# Wilcoxon rank sum test with continuity correction
# data:  data_computed_SCHOOL0_M4CID0$TEST and data_computed_SCHOOL1_M4CID1$TEST
# W = 130091, p-value = 0.02962
# alternative hypothesis: true location shift is less than 0

#LAB
summary(data_computed)
hist(data_computed$LAB)
qqnorm(data_computed$LAB)
qqline(data_computed$LAB)
ks.test(data_computed$LAB,dnorm(mean(data_computed$LAB),sd(data_computed$LAB)))
# Exact two-sample Kolmogorov-Smirnov test
# data:  data_computed$LAB and dnorm(mean(data_computed$LAB), sd(data_computed$LAB))
# D = 1, p-value = 0.001881
# alternative hypothesis: two-sided
shapiro.test(data_computed$LAB)
# Shapiro-Wilk normality test
# data:  data_computed$LAB
# W = 0.9906, p-value = 2.643e-06
# conclusion: not normal
ggplot(data_computed) + geom_boxplot(aes(y=LAB, x=factor(M4CID)))
median(data_computed_SCHOOL0_M4CID0$LAB)#62
median(data_computed_SCHOOL1_M4CID1$LAB)#78
wilcox.test(data_computed_SCHOOL0_M4CID0$LAB,data_computed_SCHOOL1_M4CID1$LAB,alternative = "less")
# Wilcoxon rank sum test with continuity correction
# data:  data_computed_SCHOOL0_M4CID0$LAB and data_computed_SCHOOL1_M4CID1$LAB
# W = 77111, p-value < 2.2e-16
# alternative hypothesis: true location shift is less than 0

# BEHAV
summary(data_computed)
hist(data_computed$BEHAV)
qqnorm(data_computed$BEHAV)
qqline(data_computed$BEHAV)
ks.test(data_computed$BEHAV,dnorm(mean(data_computed$BEHAV),sd(data_computed$BEHAV)))
# Exact two-sample Kolmogorov-Smirnov test
# data:  data_computed$BEHAV and dnorm(mean(data_computed$BEHAV), sd(data_computed$BEHAV))
# D = 1, p-value = 0.0009407
# alternative hypothesis: two-sided
shapiro.test(data_computed$BEHAV)
# Shapiro-Wilk normality test
# data:  data_computed$BEHAV
# W = 0.9795, p-value = 4.29e-11
#conclusion: not normal
ggplot(data_computed) + geom_boxplot(aes(y=BEHAV, x=factor(M4CID)))
median(data_computed_SCHOOL0_M4CID0$BEHAV)#77
median(data_computed_SCHOOL1_M4CID1$BEHAV)#73
wilcox.test(data_computed_SCHOOL0_M4CID0$BEHAV,data_computed_SCHOOL1_M4CID1$BEHAV,alternative = "greater")
# Wilcoxon rank sum test with continuity correction
# data:  data_computed_SCHOOL0_M4CID0$BEHAV and data_computed_SCHOOL1_M4CID1$BEHAV
# W = 164808, p-value = 1.716e-07
# alternative hypothesis: true location shift is greater than 0

# CLASS
summary(data_computed)
hist(data_computed$CLASS)
qqnorm(data_computed$CLASS)
qqline(data_computed$CLASS)
ks.test(data_computed$CLASS,dnorm(mean(data_computed$CLASS),sd(data_computed$CLASS)))
# Exact two-sample Kolmogorov-Smirnov test
# data:  data_computed$CLASS and dnorm(mean(data_computed$CLASS), sd(data_computed$CLASS))
# D = 1, p-value = 0.001881
# alternative hypothesis: two-sided
shapiro.test(data_computed$CLASS)
# Shapiro-Wilk normality test
# data:  data_computed$CLASS
# W = 0.99616, p-value = 0.00977
#conclusion: not normal
ggplot(data_computed) + geom_boxplot(aes(y=CLASS, x=factor(M4CID)))
median(data_computed_SCHOOL0_M4CID0$CLASS)#69
median(data_computed_SCHOOL1_M4CID1$CLASS)#71
wilcox.test(data_computed_SCHOOL0_M4CID0$CLASS,data_computed_SCHOOL1_M4CID1$CLASS,alternative = "less")
# Wilcoxon rank sum test with continuity correction
# data:  data_computed_SCHOOL0_M4CID0$CLASS and data_computed_SCHOOL1_M4CID1$CLASS
# W = 115251, p-value = 5.531e-07
# alternative hypothesis: true location shift is less than 0

# Conclusion computed diferences for junior and junior high school 0 and 1 
#(exclude school 1 without 4C/ID)
# negative BEHAV 
# TEST, LAB, CLASS positive

# GRADE 7 (School effect)
data_computed_7<-filter(data,GRADE=="0") %>% select(ID,GENDER,M4CID,GRADE,SCHOOL,TEST,LAB, BEHAV, CLASS)

# values added to variables only for school 1
data_computed_7$TEST<-ifelse(data_computed_7$SCHOOL==1,data_computed_7$TEST+dif_mean_TEST,data_computed_7$TEST)
data_computed_7$LAB<-ifelse(data_computed_7$SCHOOL==1,data_computed_7$LAB+dif_mean_LAB,data_computed_7$LAB)
data_computed_7$CLASS<-ifelse(data_computed_7$SCHOOL==1,data_computed_7$CLASS+dif_mean_CLASS,data_computed_7$CLASS)
data_computed_7$BEHAV<-ifelse(data_computed_7$SCHOOL==1,data_computed_7$BEHAV+dif_mean_BEHAV,data_computed_7$BEHAV)

data_computed_7_M4CID0<-filter(data_computed_7,M4CID == "0") %>% select(ID,GENDER,M4CID,GRADE,SCHOOL,TEST,LAB, BEHAV, CLASS)
data_computed_7_M4CID1<-filter(data_computed_7,M4CID == "1") %>% select(ID,GENDER,M4CID,GRADE,SCHOOL,TEST,LAB, BEHAV, CLASS)
summary(data_computed_7)

length(data_computed_7_M4CID0$ID)#253
length(data_computed_7_M4CID1$ID)#99

#TEST
hist(data_computed_7$TEST)
qqnorm(data_computed_7$TEST)
qqline(data_computed_7$TEST)
ks.test(data_computed_7$TEST,dnorm(mean(data_computed_7$TEST),sd(data_computed_7$TEST)))
# Exact two-sample Kolmogorov-Smirnov test
# data:  data_computed_7$TEST and dnorm(mean(data_computed_7$TEST), sd(data_computed_7$TEST))
# D = 1, p-value = 0.005666
# alternative hypothesis: two-sided
shapiro.test(data_computed_7$TEST)
# Shapiro-Wilk normality test
# data:  data_computed_7$TEST
# W = 0.99283, p-value = 0.09028
#conclusion: normal (shapiro)
ggplot(data_computed_7) + geom_boxplot(aes(y=TEST, x=factor(M4CID)))
median(data_computed_7_M4CID0$TEST)#66
median(data_computed_7_M4CID1$TEST)#70
wilcox.test(data_computed_7_M4CID0$TEST,data_computed_7_M4CID1$TEST,alternative = "less")
# Wilcoxon rank sum test with continuity correction
# data:  data_computed_7_M4CID0$TEST and data_computed_7_M4CID1$TEST
# W = 11256, p-value = 0.07002
# alternative hypothesis: true location shift is less than 0

#LAB
hist(data_computed_7$LAB)
qqnorm(data_computed_7$LAB)
qqline(data_computed_7$LAB)
ks.test(data_computed_7$LAB,dnorm(mean(data_computed_7$LAB),sd(data_computed_7$LAB)))
# Exact two-sample Kolmogorov-Smirnov test
# data:  data_computed_7$LAB and dnorm(mean(data_computed_7$LAB), sd(data_computed_7$LAB))
# D = 1, p-value = 0.005666
# alternative hypothesis: two-sided
shapiro.test(data_computed_7$LAB)
# Shapiro-Wilk normality test
# data:  data_computed_7$LAB
# W = 0.98217, p-value = 0.0002387
#conclusion: not normal
ggplot(data_computed_7) + geom_boxplot(aes(y=LAB, x=factor(M4CID)))
median(data_computed_7_M4CID0$LAB)#63
median(data_computed_7_M4CID1$LAB)#78
wilcox.test(data_computed_7_M4CID0$LAB,data_computed_7_M4CID1$LAB,alternative = "less")
# Wilcoxon rank sum test with continuity correction
# data:  data_computed_7_M4CID0$LAB and data_computed_7_M4CID1$LAB
# W = 7002, p-value = 6.273e-11
# alternative hypothesis: true location shift is less than 0

# BEHAV
hist(data_computed_7$BEHAV)
qqnorm(data_computed_7$BEHAV)
qqline(data_computed_7$BEHAV)
ks.test(data_computed_7$BEHAV,dnorm(mean(data_computed_7$BEHAV),sd(data_computed_7$BEHAV)))
# Exact two-sample Kolmogorov-Smirnov test
# data:  data_computed_7$BEHAV and dnorm(mean(data_computed_7$BEHAV), sd(data_computed_7$BEHAV))
# D = 1, p-value = 0.002833
# alternative hypothesis: two-sided
shapiro.test(data_computed_7$BEHAV)
# Shapiro-Wilk normality test
# data:  data_computed_7$BEHAV
# W = 0.979, p-value = 5.218e-05
#conclusion: not normal
ggplot(data_computed_7) + geom_boxplot(aes(y=BEHAV, x=factor(M4CID)))
median(data_computed_7_M4CID0$BEHAV)#76
median(data_computed_7_M4CID1$BEHAV)#70
wilcox.test(data_computed_7_M4CID0$BEHAV,data_computed_7_M4CID1$BEHAV,alternative = "greater")
# Wilcoxon rank sum test with continuity correction
# data:  data_computed_7_M4CID0$BEHAV and data_computed_7_M4CID1$BEHAV
# W = 15329, p-value = 0.0005411
# alternative hypothesis: true location shift is greater than 0

# CLASS
hist(data_computed_7$CLASS)
qqnorm(data_computed_7$CLASS)
qqline(data_computed_7$CLASS)
ks.test(data_computed_7$CLASS,dnorm(mean(data_computed_7$CLASS),sd(data_computed_all$CLASS)))
# Exact two-sample Kolmogorov-Smirnov test
# data:  data_computed_7$CLASS and dnorm(mean(data_computed_7$CLASS), sd(data_computed_all$CLASS))
# D = 1, p-value = 0.005666
# alternative hypothesis: two-sided
shapiro.test(data_computed_7$CLASS)
# Shapiro-Wilk normality test
# data:  data_computed_7$CLASS
# W = 0.99573, p-value = 0.456
#conclusion: normal
ggplot(data_computed_7) + geom_boxplot(aes(y=CLASS, x=factor(M4CID)))
median(data_computed_7_M4CID0$CLASS)#69
median(data_computed_7_M4CID1$CLASS)#73
wilcox.test(data_computed_7_M4CID0$CLASS,data_computed_7_M4CID1$CLASS,alternative = "less")
# Wilcoxon rank sum test with continuity correction
# data:  data_computed_7_M4CID0$CLASS and data_computed_7_M4CID1$CLASS
# W = 10010, p-value = 0.001708
# alternative hypothesis: true location shift is less than 0

# conclusion: all sample, grade 7 (school effect)
# no effect for TEST
# BEHAV negative
# LAB, CLASS positive
